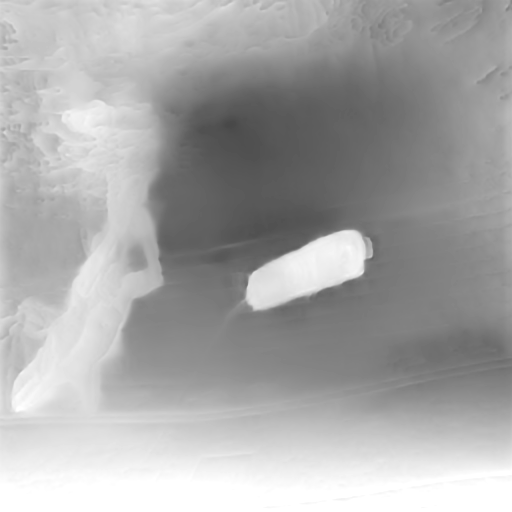
#> input picture src/llve/uw_video/depthmaps/pool_filpper_001_A_0829.png, 512 x 512 px, given as the content of the folder depthmaps/pool_filpper_001_A_0829.png, which was not available
$ python preprocess.py --image-path depthmaps/pool_filpper_001_A_0829.png --depthmap-path images/pool_filpper_001_A_0829.png --output-path out.png
#> lines starting #> are read from the running program, lines starting #| are printed output that depends on the picture; pictures that were not available may be replaced by others from this repository, and a replacement may not be noted
### src/llve/uw_video/load_raw.py
# import rawpy
from PIL import Image
import numpy as np
import os
import argparse

from estimate_backscatter import estimate_backscatter

# [9 lines left out: function load_raw_image, not called in this run]

def load_image(image_path, max_side = 1024):
#> called with max_side = 1024
    image_file = Image.open(image_path)
#> image_file is the input picture: PIL image 512x512 RGB; min 72, max 255, mean 168
    image_file.thumbnail((max_side, max_side), Image.Resampling.LANCZOS) #Remove Resampling on newer versions of Pillow
    return np.float64(image_file) / 255.0

# [4 lines left out: function load_image_metrics, not called in this run]


def load_depthmap(depthmap_path, size):
#> called with size = (512, 512)
    depth_file = Image.open(depthmap_path)
    if len(np.array(depth_file).shape) >2:
        depth_file = depth_file.convert("L")
    depths = depth_file.resize(size, Image.Resampling.LANCZOS) #Remove Resampling on newer versions of Pillow
    # depths = np.max(depths) / depths # disparity map to depth map
    return np.float64(depths)
#> returned value: shape (512, 512) float64

def estimate_far(image, frac = 0.2, close = 0.3):
#> called with frac = 0.2, close = 0.3
    r = image[:, :, 0] * 0.2126
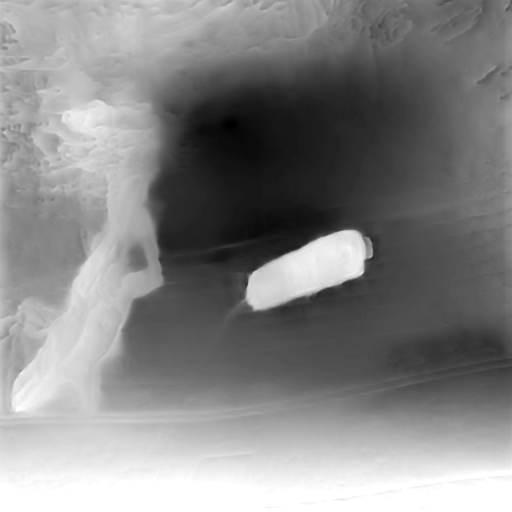
#> r: shape (512, 512) float64; min 0.06, max 0.213, mean 0.14; drawn with min black and max white
    g = image[:, :, 1] * 0.7152
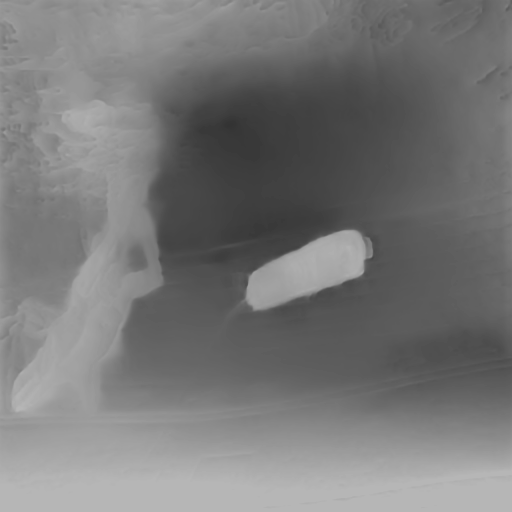
#> g: shape (512, 512) float64; min 0.202, max 0.715, mean 0.471
    b = image[:, :, 2] * 0.0722

    lum = np.sum(np.stack([r, g, b], axis = 2), axis = 2)
    lum.sort(axis = 0)
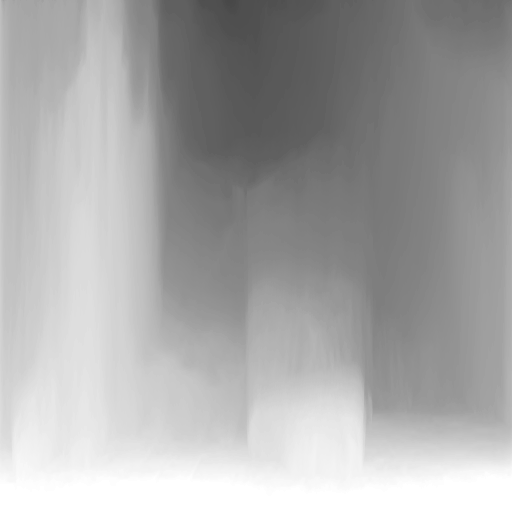
#> lum: shape (512, 512) float64; min 0.282, max 1, mean 0.659
    rows = int(frac * lum.shape[0])
#> rows = 102

    darkest = np.mean(lum[rows:(2 * rows), :], axis = 0)
#> darkest = 512 values, max 0.818 at index 93, min 0.387 at index 245, mean 0.553
    brightest = np.mean(lum[-(2 * rows):(-rows), :], axis = 0)
#> brightest = 512 values, max 0.886 at index 85, min 0.553 at index 386, mean 0.716

    # ratio = np.mean(brightest / darkest)
    ratio = np.mean(np.divide(brightest, darkest, where=darkest!=0), where=darkest!=0)
#> ratio = 1.35

    return np.log2(ratio) * 10

def preprocess_depthmap(image, depths):
    # print(np.min(image), np.max(image), np.min(depths), np.max(depths))
    far = estimate_far(image)
#> far = 4.37
    # print("Estimated farthest distance is {far}".format(far = far))
    # ratio = far / np.max(depths)
    # print(far, np.max(depths), np.iinfo('uint16').max)
    ratio = far / (np.max(depths)/np.iinfo('uint16').max)
#> ratio = 1122
    # print(ratio)

    # print("Estimated mean distance is {mean}".format(mean = np.mean(depths * ratio)))
    return depths * ratio

# [22 lines that do not run on import are left out]

### src/llve/uw_video/estimate_backscatter.py
import numpy as np
import scipy
import sys
import math

from tqdm import tqdm

def find_reference_points(image, depths, NUM_BINS=10, fraction=0.01):
#> called with NUM_BINS = 10, fraction = 0.01
    z_max = np.max(depths)
#> z_max = 286119.5
    z_min = np.min(depths)
#> z_min = 80786.7

    z_bins = np.linspace(z_min, z_max, NUM_BINS + 1)
    z_norm = np.linalg.norm(image, axis=2)

    points = []

    for i in range(NUM_BINS):
        lo = z_bins[i]
        hi = z_bins[i+1]

        indices = np.where(np.logical_and(depths >= lo, depths < hi))
        if indices[0].size == 0:
            continue

        bin_norm, bin_depth, bin_points = z_norm[indices], depths[indices], image[indices]
        bin_points_sorted = sorted(zip(bin_norm, bin_depth, bin_points[:, 0], bin_points[:, 1], bin_points[:, 2]), key = lambda x : x[0])

        for j in range(math.ceil(fraction * len(bin_points_sorted))):
            points.append(bin_points_sorted[j][1:])
#> this loop made 10 passes
#> indices on passes 1 to 10: 10139 positions, rows 102 to 260, columns 193 to 323, 21935 positions, rows 80 to 350, columns 159 to 489, 30722 positions, rows 25 to 386, columns 152 to 511, 39845 positions, rows 0 to 401, columns 127 to 511, 27359 positions, rows 0 to 414, columns 3 to 511, 23673 positions, rows 0 to 427, columns 1 to 511, 27970 positions, rows 0 to 442, columns 0 to 511, 32073 positions, rows 0 to 455, columns 0 to 511, 20838 positions, rows 0 to 470, columns 0 to 511, 13809 positions, rows 108 to 508, columns 0 to 511
#> after the loop, points = 2489 items, first 6: (80786.7, 0.282, 0.282, 0.282), (80786.7, 0.282, 0.282, 0.282), (80786.7, 0.282, 0.282, 0.282), (80786.7, 0.282, 0.282, 0.282), (80786.7, 0.282, 0.282, 0.282), (80786.7, 0.282, 0.282, 0.282)

    return np.asarray(points)

def predict_backscatter(z, B_inf, beta_B, J_prime, beta_D_prime):
    return (B_inf * (1 - np.exp(-1 * beta_B * z)) + J_prime * np.exp(-1 * beta_D_prime * z))

def estimate_channel_backscatter(points, depths, channel, restarts=10):
    lo = np.array([0, 0, 0, 0])
    hi = np.array([1, 5, 1, 5])

    best_loss = np.inf
    best_coef = None

    for _ in range(restarts):
        try:
            popt, pcov = scipy.optimize.curve_fit(predict_backscatter, points[:, 0], points[:, channel+1], np.random.random(4) * (hi - lo) + lo, bounds = (lo, hi))
            # popt, pcov = scipy.optimize.curve_fit(predict_backscatter, points[:, 0], points[:, channel+1], np.random.random(4) * hi, bounds = (lo, hi))
            current_loss = np.sqrt(np.mean(np.square(predict_backscatter(points[:, 0], *popt) - points[:, channel+1])))
            if current_loss < best_loss:
                best_loss = current_loss
                best_coef = popt
        except RuntimeError as re:
            print(re, file=sys.stderr)

    # print("Backscatter : Found {} as best coefficients for channel {} with loss {}".format(best_coef, ['r', 'g', 'b'][channel], best_loss))

    return predict_backscatter(depths, *best_coef), best_coef

def estimate_backscatter(image, depths):
    points = find_reference_points(image, depths)
#> points = 2489 rows, first 6: [80786.7, 0.282, 0.282, 0.282], [80786.7, 0.282, 0.282, 0.282], [80786.7, 0.282, 0.282, 0.282], [80786.7, 0.282, 0.282, 0.282], [80786.7, 0.282, 0.282, 0.282], [80786.7, 0.282, 0.282, 0.282]
    B_rgb = []
    coefs_rgb = []

    for i in range(3):
        B_i, coefs_i = estimate_channel_backscatter(points, depths, i)
        B_rgb.append(B_i)
        coefs_rgb.append(coefs_i)
#> this loop made 3 passes
#> coefs_i on passes 1 to 3: [0.607, 3.58, 0.603, 2.72], [0.607, 0.552, 0.656, 0.691], [0.607, 2.07, 0.0641, 3.46]
#> after the loop, B_rgb = 3 items; coefs_rgb = [[0.607, 3.58, 0.603, 2.72], [0.607, 0.552, 0.656, 0.691], [0.607, 2.07, 0.0641, 3.46]]

    return np.stack(B_rgb, axis=2), coefs_rgb

# [25 lines left out: functions estimate_video_coefficients, estimate_video_backscatter, not called in this run]

### src/llve/uw_video/preprocess.py
import numpy as np
from PIL import Image
from tqdm import tqdm
import argparse
import os

from estimate_backscatter import estimate_backscatter
from load_raw import load_image, load_depthmap, preprocess_depthmap
import time

if __name__ == '__main__':
    parser = argparse.ArgumentParser()
    parser.add_argument('--image-path', type=str, required=True, help='Path for Input Images')
    parser.add_argument('--depthmap-path', type=str, required=True, help='Path for Depthmaps corresponding to the Input Images')
    parser.add_argument('--output-path', type=str, required=True, help='Path to save the backscatter removed images')
    args = parser.parse_args()

    dirs = os.listdir(args.image_path)

    print("Detected {} files in directory {}\n".format(len(dirs), args.image_path))
    for file in tqdm(dirs, desc = 'dirs'):
        # print(file)
        # if file == '2787.png' or file == '160_img_.png': continue
        f = os.path.join(args.image_path, file)
        if f[-3:].lower() == "png" or f[-3:].lower() == "jpg"  or f[-3:].lower() == "PEG":
            t = time.time()
            image = load_image(f)
            depths = preprocess_depthmap(image, load_depthmap(os.path.join(args.depthmap_path, file.split('.')[0]+'.png'), (image.shape[1], image.shape[0])))

            # print(depths.shape)

            Ba, _ = estimate_backscatter(image, depths)

            Da = image - Ba
            Da = np.clip(Da, 0, 1)
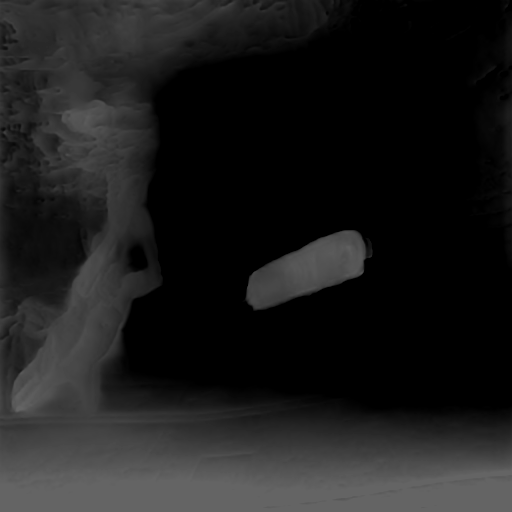
#> Da: shape (512, 512, 3) float64; mean of channels 0, 1, 2 0.11, 0.11, 0.11; drawn as R, G, B
            D = np.uint8(Da * 255.0)
            backscatter_removed = Image.fromarray(D)
            backscatter_removed.save(args.output_path + file.split('.')[0]+'.png')
            # print(time.time() - t)

    print("Done!")

# python preprocess.py --image-path /home/aditya/llve/StableLLVE/uw_video_2/images/ --depthmap-path /home/aditya/llve/StableLLVE/uw_video_2/depthmaps/ --output-path /home/aditya/llve/StableLLVE/uw_video_2/train/
